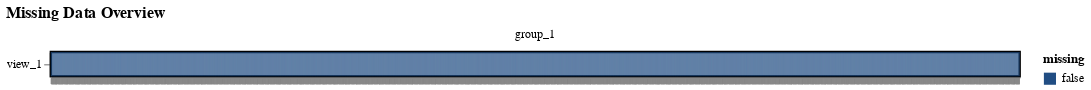

Write notebook code for a chart like this one.
### Code cell
model = CORE()
model.fit(
    {"group_1": {"view_1": adata}},
    data_opts,
    model_opts,
    training_opts,
    smooth_opts
)

### Figure 1 — Vega specification as saved in the notebook (floating-point values rounded to 4 significant figures; data arrays with more than 128 entries replaced by an {"elided": "..."} marker saying what was removed)
{"$schema": "https://vega.github.io/schema/vega/v5.json", "data": [{"name": "source_0", "values": {"elided": "2487 records"}}, {"name": "facet_domain", "values": [{"group": "group_1", "count": 2487}]}, {"name": "facet_domain_row", "values": [{"data": 0.0}]}, {"name": "facet_domain_column", "transform": [{"type": "sequence", "start": 0.0, "stop": {"signal": "min(length(data(\"facet_domain\")), 3)"}}]}, {"name": "source_0_x_domain_obs_name", "values": {"elided": "2487 records"}}, {"name": "source_0_y_domain_view", "values": [{"view": "view_1"}]}, {"name": "source_0_color_domain_missing", "values": [{"missing": false}]}], "signals": [{"name": "child_width", "value": 800}, {"name": "y_step", "value": 20}, {"name": "child_height", "update": "bandspace(domain('y').length, 0, 0) * y_step"}], "marks": [{"type": "group", "name": "row_header", "from": {"data": "facet_domain_row"}, "encode": {"update": {"height": {"signal": "child_height"}}}, "axes": [{"scale": "y", "zindex": 1, "grid": false, "orient": "left"}], "role": "row-header"}, {"type": "group", "name": "column_footer", "from": {"data": "facet_domain_column"}, "encode": {"update": {"width": {"signal": "child_width"}}}, "axes": [{"scale": "x", "labelAngle": 270, "orient": "bottom", "grid": false, "labels": false, "labelBaseline": "middle", "zindex": 1, "labelAlign": "right"}], "role": "column-footer"}, {"type": "group", "name": "cell", "from": {"facet": {"data": "source_0", "name": "facet", "groupby": ["group"]}}, "sort": {"field": ["datum[\"group\"]"], "order": ["ascending"]}, "encode": {"update": {"height": {"signal": "child_height"}, "width": {"signal": "child_width"}}}, "marks": [{"type": "rect", "name": "child_marks", "from": {"data": "facet"}, "encode": {"update": {"fill": {"field": "missing", "scale": "color"}, "width": {"signal": "max(0.25, bandwidth('x'))"}, "y": {"field": "view", "scale": "y"}, "x": {"field": "obs_name", "scale": "x"}, "height": {"signal": "max(0.25, bandwidth('y'))"}}}, "style": ["rect"]}], "title": {"text": {"signal": "isValid(parent[\"group\"]) ? parent[\"group\"] : \"\"+parent[\"group\"]"}, "frame": "group", "offset": 10, "style": "guide-label"}, "style": "cell"}], "scales": [{"name": "x", "type": "band", "domain": {"data": "source_0_x_domain_obs_name", "field": "obs_name", "sort": true}, "range": [0, {"signal": "child_width"}], "paddingInner": 0, "paddingOuter": 0}, {"name": "y", "type": "band", "domain": {"data": "source_0_y_domain_view", "field": "view", "sort": true}, "range": {"step": {"signal": "y_step"}}, "paddingInner": 0, "paddingOuter": 0}, {"name": "color", "type": "ordinal", "domain": {"data": "source_0_color_domain_missing", "field": "missing", "sort": true}, "range": ["#214D83", "#8AB6D4"]}], "title": {"text": "Missing Data Overview", "anchor": "start"}, "legends": [{"fill": "color", "symbolType": "square", "title": "missing"}], "padding": 5, "background": "white", "config": {"style": {"cell": {"stroke": "black", "strokeOpacity": 1, "strokeWidth": 2}}}, "layout": {"padding": 20, "bounds": "full", "align": "all", "columns": 3}}
